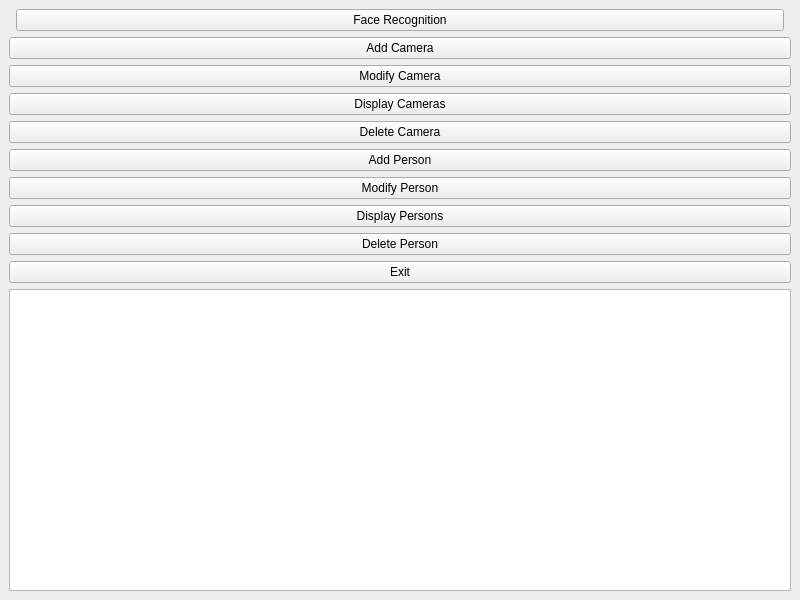
<?xml version="1.0" encoding="UTF-8"?>
<ui version="4.0">
	<class>MainWindow</class>
	<widget class="QMainWindow" name="MainWindow">
		<property name="geometry">
			<rect>
				<x>0</x>
				<y>0</y>
				<width>800</width>
				<height>600</height>
			</rect>
		</property>
		<property name="windowTitle">
			<string>MainWindow</string>
		</property>
		<widget class="QWidget" name="centralwidget">
			<layout class="QVBoxLayout" name="verticalLayout">
				<item>
					<layout class="QHBoxLayout">
						<item>
							<spacer name="horizontalSpacer">
								<property name="sizeType">
									<enum>QSizePolicy::Expanding</enum>
								</property>
								<property name="orientation">
									<enum>Qt::Horizontal</enum>
								</property>
							</spacer>
						</item>
						<item>
							<widget class="QPushButton" name="btn_face_recognition">
								<property name="text">
									<string>Face Recognition</string>
								</property>
							</widget>
						</item>
						<item>
							<spacer name="horizontalSpacer_2">
								<property name="sizeType">
									<enum>QSizePolicy::Expanding</enum>
								</property>
								<property name="orientation">
									<enum>Qt::Horizontal</enum>
								</property>
							</spacer>
						</item>
					</layout>
				</item>
				<item>
					<widget class="QPushButton" name="btn_add_camera">
						<property name="text">
							<string>Add Camera</string>
						</property>
					</widget>
				</item>
				<item>
					<widget class="QPushButton" name="btn_modify_camera">
						<property name="text">
							<string>Modify Camera</string>
						</property>
					</widget>
				</item>
				<item>
					<widget class="QPushButton" name="btn_display_camera">
						<property name="text">
							<string>Display Cameras</string>
						</property>
					</widget>
				</item>
				<item>
					<widget class="QPushButton" name="btn_delete_camera">
						<property name="text">
							<string>Delete Camera</string>
						</property>
					</widget>
				</item>
				<item>
					<widget class="QPushButton" name="btn_add_person">
						<property name="text">
							<string>Add Person</string>
						</property>
					</widget>
				</item>
				<item>
					<widget class="QPushButton" name="btn_modify_person">
						<property name="text">
							<string>Modify Person</string>
						</property>
					</widget>
				</item>
				<item>
					<widget class="QPushButton" name="btn_display_person">
						<property name="text">
							<string>Display Persons</string>
						</property>
					</widget>
				</item>
				<item>
					<widget class="QPushButton" name="btn_delete_person">
						<property name="text">
							<string>Delete Person</string>
						</property>
					</widget>
				</item>
				<item>
					<widget class="QPushButton" name="btn_exit">
						<property name="text">
							<string>Exit</string>
						</property>
					</widget>
				</item>
				<item>
					<widget class="QListWidget" name="personListWidget"/>
				</item>
			</layout>
		</widget>
	</widget>
	<resources/>
	<connections/>
</ui>
